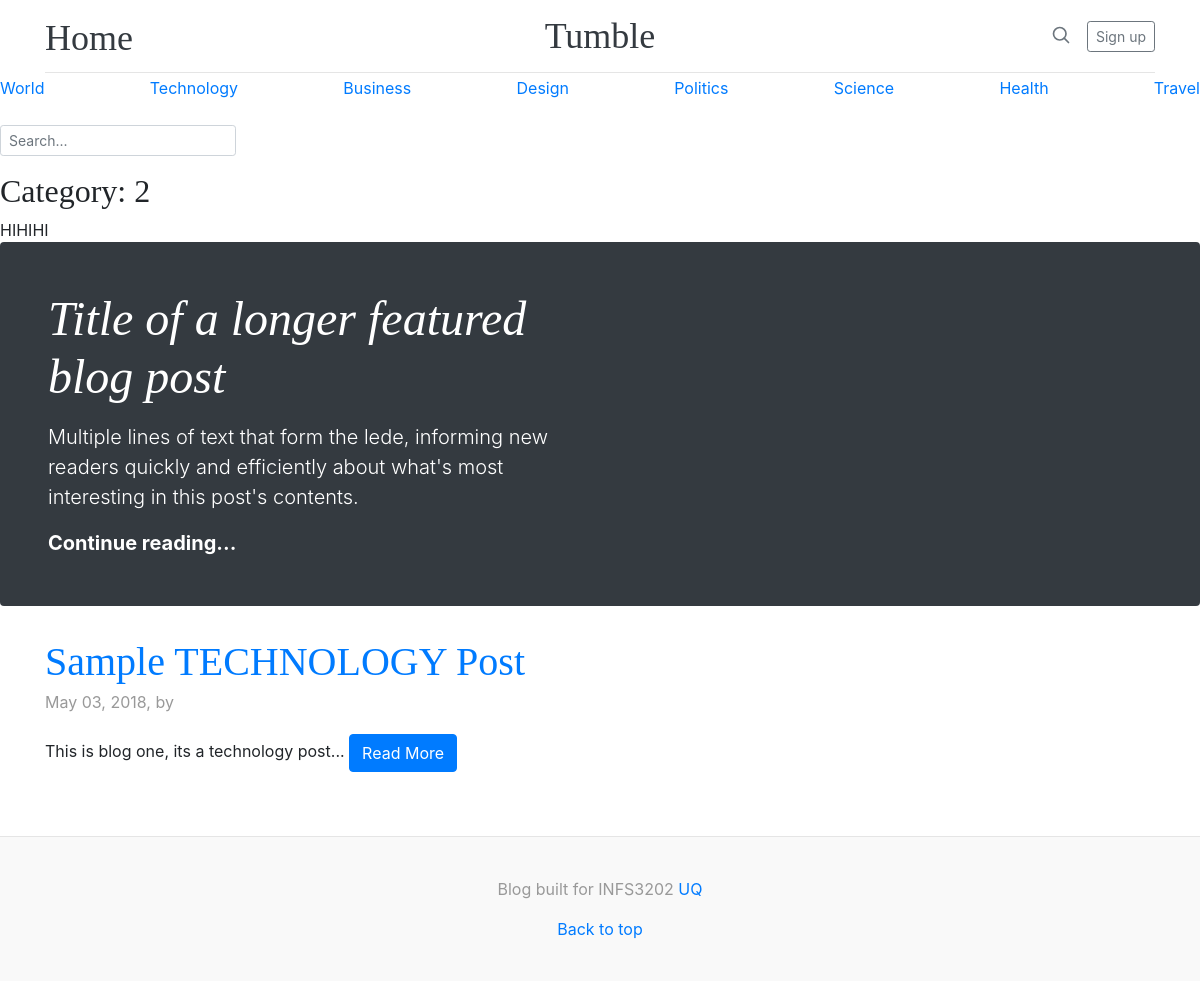
Page /blogCMS/index.php?category=2 on the committed database.
### tables this page shows
CREATE TABLE `categories` (
  `category_id` int(11) NOT NULL,
  `text` varchar(100) NOT NULL
);

CREATE TABLE `posts` (
  `post_id` int(11) NOT NULL,
  `title` varchar(200) NOT NULL,
  `category_id` int(11) NOT NULL,
  `date` varchar(100) NOT NULL,
  `body` longtext NOT NULL,
  `username` varchar(256) NOT NULL,
  `keywords` varchar(200) NOT NULL
);

### blogCMS/index.php (the view, shortened to what this page needs)
<?php include("includes/header.php");
	if(isset($_GET['category'])){
		$category = mysqli_real_escape_string($db, $_GET['category']);
		echo "<h2>Category: " . $category . "</h2>";
		$query = "SELECT * FROM posts WHERE category_id='$category'";
		echo '<div>HIHIHI</div>';
	}else{
		$query = "SELECT * FROM posts";
	}
	$posts = $db->query($query);
?>
	<div>
      <div class="jumbotron p-3 p-md-5 text-white rounded bg-dark">
        <div class="col-md-6 px-0">
          <h1 class="display-4 font-italic">Title of a longer featured blog post</h1>
          <p class="lead my-3">Multiple lines of text that form the lede, informing new readers quickly and efficiently about what's most interesting in this post's contents.</p>
          <p class="lead mb-0"><a href="#" class="text-white font-weight-bold">Continue reading...</a></p>
        </div>
      </div>
    </div>
    <main role="main" class="container">
		<div>
		<?php if($posts->num_rows > 0) {
			while($rows = $posts->fetch_assoc()){
		?>
			<div class = "blog-post">
				<h1 class = "blog-post-title"><a href="index.php?category=<?php echo $rows['category_id'] ?>"><?php echo $rows['title']; ?></a></h1>
				<p class = "blog-post-meta"><?php echo $rows['date']; ?>, by <a href="#"><?php echo $rows['user_id']; ?></a></a></p>
				<p class="mb-0">
				<?php $body = $rows['body'];
					echo substr($body, 0, 300) . "...";
				?>
				<a href="<?php echo $rows['post_id'] ?>" class="btn btn-primary">Read More</a>
				</p>
			</div>
		<?php } }
			else {
				echo '<div>ggjhghjgjh</div>';
			}?>
		<?php include("includes/footer.php");?>
</html>

### blogCMS/includes/header.php (shortened to what this page needs)
<?php
	include ("includes/db.php");
	$query = "SELECT * FROM categories";
	$categories = $db->query($query);
?>
<!doctype html>
<html lang="en">
  <head>
    <link href="css/bootstrap.css" rel="stylesheet">
    <link href="css/blog.css" rel="stylesheet">
  </head>
  <body>
    <div class="container">
      <header class="blog-header py-3">
        <div class="row flex-nowrap justify-content-between align-items-center">
          <div class="col-4 pt-1">
            <a class="blog-header-logo text-dark" href="home.php">Home</a>
          </div>
          <div class="col-4 text-center">
            <a class="blog-header-logo text-dark" href="index.php">Tumble</a>
          </div>
          <div class="col-4 d-flex justify-content-end align-items-center">
            <a class="text-muted" href="#">
              <svg xmlns="http://www.w3.org/2000/svg" width="20" height="20" viewBox="0 0 24 24" fill="none" stroke="currentColor" stroke-width="2" stroke-linecap="round" stroke-linejoin="round" class="mx-3"><circle cx="10.5" cy="10.5" r="7.5"></circle><line x1="21" y1="21" x2="15.8" y2="15.8"></line></svg>
            </a>
            <a class="btn btn-sm btn-outline-secondary" href="#">Sign up</a>
          </div>
        </div>
      </header>
	</div>
      <div class="nav-scroller py-1 mb-2">
        <nav class="nav d-flex justify-content-between">
		  <?php if ($categories->num_rows > 0) {
		  while($row = $categories->fetch_assoc()){
		  ?>
		  <a class="nav-scroller-item" href="index.php?category=<?php echo $row['category_id']; ?>"><?php echo $row['text']; ?></a>
		  <?php }}?>
        </nav>
      </div>
	    <div class="form-group row">
			<form method="get" action="results.php" class="form-inline">
			<div class="col-sm-10">
				<input type="text" name="Search" class="form-control form-control-sm" id="colFormLabelSm" placeholder="Search...">
			</div>
		</div>

### blogCMS/includes/footer.php (shortened to what this page needs)
      </div>
    </main>
    <footer class="blog-footer">
      <p>Blog built for INFS3202 <a href="https://www.uq.edu.au/">UQ</p>
      <p>
        <a href="#">Back to top</a>
      </p>
    </footer>
  </body>
</html>

### blogCMS/css/blog.css (style rules this page uses)
.blog-header { line-height: 1; border-bottom: 1px solid #e5e5e5; }
.blog-header-logo { font-family: "Playfair Display", Georgia, "Times New Roman", serif; font-size: 2.25rem; }
h1, h2, h3, h4, h5, h6 { font-family: "Playfair Display", Georgia, "Times New Roman", serif; }
.display-4 { font-size: 2.5rem; }
@media (min-width: 768px) { .display-4 { font-size: 3rem; } }
.nav-scroller { position: relative; z-index: 2; height: 2.75rem; overflow-y: hidden; }
.nav-scroller .nav { display: -ms-flexbox; display: flex; -ms-flex-wrap: nowrap; flex-wrap: nowrap; padding-bottom: 1rem; margin-top: -1px; overflow-x: auto; text-align: left; white-space: nowrap; -webkit-overflow-scrolling: touch; }
.blog-post { margin-bottom: 4rem; }
.blog-post-title { margin-bottom: .25rem; font-size: 2.5rem; }
.blog-post-meta { margin-bottom: 1.25rem; color: #999; }
.blog-footer { padding: 2.5rem 0; color: #999; text-align: center; background-color: #f9f9f9; border-top: .05rem solid #e5e5e5; }
.blog-footer p:last-child { margin-bottom: 0; }

### rows in the picture
categories: text "World"
categories: text "Technology"
categories: text "Business"
categories: text "Design"
categories: text "Politics"
categories: text "Science"
categories: text "Health"
categories: text "Travel"
posts: title "Sample TECHNOLOGY Post", date "May 03, 2018", body "This is blog one, its a technology post"

### other values in the picture
$category "2"
